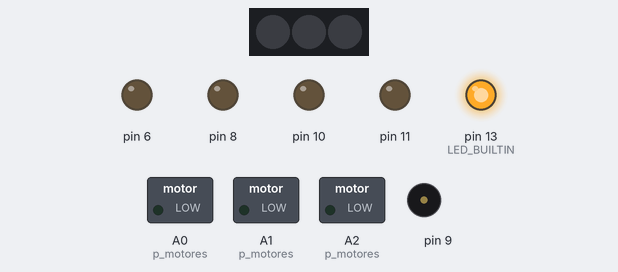
The sketch below on a simulated Arduino Uno, built with avr-gcc and run on an emulated ATmega328P. Shown: 3 RGB LEDs in strip order, left to right, switched loads named in the sketch (green lamp = pin HIGH), output pins drawn as LEDs (lit = HIGH), buzzer (waves = sounding). Random numbers use the default seed unless the sketch sets one.

Above: at 0.1 s.
At 10.3 s:
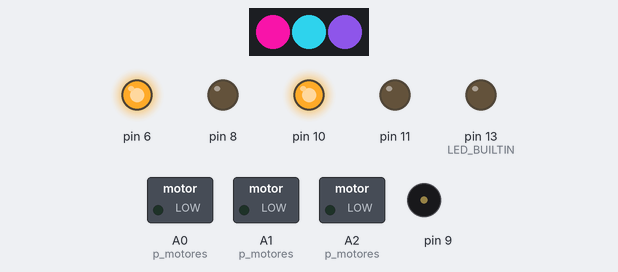
At 11.2 s:
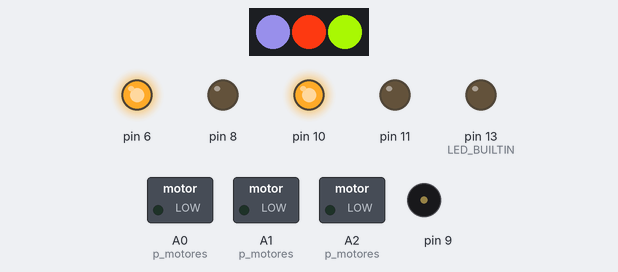
At 12.1 s:
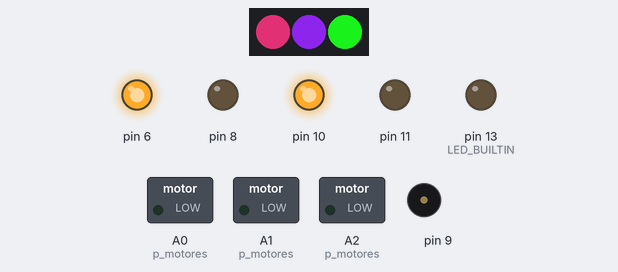
At 13.0 s:
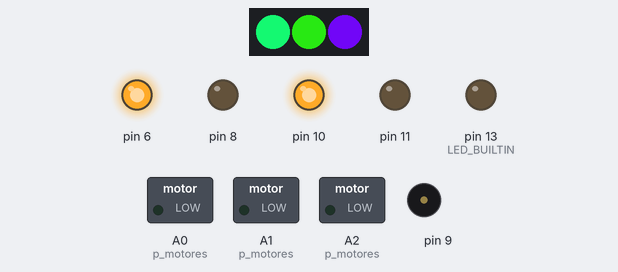
At 13.9 s:
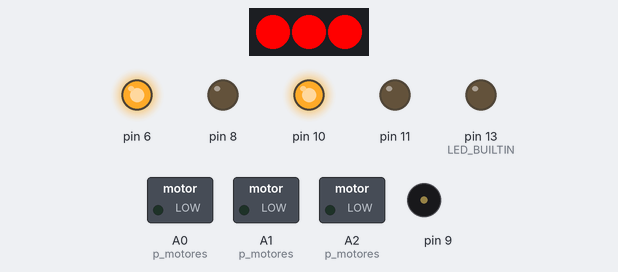
Timing chart, 0 to 15.4 s (numbered marks = the images above):
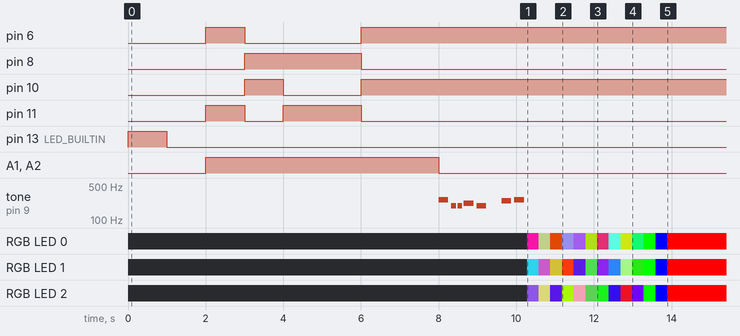

The sketch:

pruebaBotMX.ino
```cpp
#include <Adafruit_NeoPixel.h>

#define LED_PIN 7
#define LED_COUNT 3

Adafruit_NeoPixel strip(LED_COUNT, LED_PIN, NEO_GRB + NEO_KHZ800);

int r,g,b;

#include "pitches.h"

int melody[] = {
  NOTE_C4, NOTE_G3, NOTE_G3, NOTE_A3, NOTE_G3, 0, NOTE_B3, NOTE_C4
};

// note durations: 4 = quarter note, 8 = eighth note, etc.:
int noteDurations[] = {
  4, 8, 8, 4, 4, 4, 4, 4
};

void setup() {
  pinMode(LED_BUILTIN, OUTPUT);
  strip.begin();
  strip.show();
  inicio();
  p_motores();
  //
  p_bocina();
  //
  p_NeoPixel();

}

void loop() {
  //Nacha
}

void inicio(){
  digitalWrite(LED_BUILTIN, HIGH);   // turn the LED on (HIGH is the voltage level)
  delay(1000);                       // wait for a second
  digitalWrite(LED_BUILTIN, LOW);    // turn the LED off by making the voltage LOW
  delay(1000);
 }

void p_motores(){
  pinMode(A0,OUTPUT);
  pinMode(A1,OUTPUT);
  pinMode(A2,OUTPUT);

  digitalWrite(A1,HIGH);
  digitalWrite(A2,HIGH);
  analogWrite(6,255);
  analogWrite(8,0);
  analogWrite(10,0);
  analogWrite(11,255);
  delay(1000);
  //
  digitalWrite(A1,HIGH);
  digitalWrite(A2,HIGH);
  analogWrite(6,0);
  analogWrite(8,255);
  analogWrite(10,255);
  analogWrite(11,0);
  delay(1000);
  //
  digitalWrite(A1,HIGH);
  digitalWrite(A2,HIGH);
  analogWrite(6,0);
  analogWrite(8,255);
  analogWrite(10,0);
  analogWrite(11,255);
  delay(2000);
  //
  digitalWrite(A1,HIGH);
  digitalWrite(A2,HIGH);
  analogWrite(6,255);
  analogWrite(8,0);
  analogWrite(10,255);
  analogWrite(11,0);
  delay(2000);
  //
  digitalWrite(A1,LOW);
  digitalWrite(A2,LOW);
}

void p_NeoPixel(){
  for(int i=0;i<10;i++){
    r = random(0,255);
    g = random(0,255);
    b = random(0,255);
    strip.setPixelColor(0,r,g,b);
    r = random(0,255);
    g = random(0,255);
    b = random(0,255);
    strip.setPixelColor(1,r,g,b);
    r = random(0,255);
    g = random(0,255);
    b = random(0,255);
    strip.setPixelColor(2,r,g,b);
    strip.show();
    delay(300);
  }
  strip.setPixelColor(0,0,255,0);
  strip.setPixelColor(1,0,255,0);
  strip.setPixelColor(2,0,255,0);
  strip.show();
  delay(300);
  strip.setPixelColor(0,0,0,255);
  strip.setPixelColor(1,0,0,255);
  strip.setPixelColor(2,0,0,255);
  strip.show();
  delay(300);
  strip.setPixelColor(0,255,0,0);
  strip.setPixelColor(1,255,0,0);
  strip.setPixelColor(2,255,0,0);
  strip.show();
  delay(300);
}

void p_bocina(){
  for (int thisNote = 0; thisNote < 8; thisNote++) {
    int noteDuration = 1000 / noteDurations[thisNote];
    tone(9, melody[thisNote], noteDuration);
    int pauseBetweenNotes = noteDuration * 1.30;
    delay(pauseBetweenNotes);
    noTone(9);
  }
}
```

pitches.h
```cpp
/*************************************************
 * Public Constants
 *************************************************/

#define NOTE_B0  31
#define NOTE_C1  33
#define NOTE_CS1 35
#define NOTE_D1  37
#define NOTE_DS1 39
#define NOTE_E1  41
#define NOTE_F1  44
#define NOTE_FS1 46
#define NOTE_G1  49
#define NOTE_GS1 52
#define NOTE_A1  55
#define NOTE_AS1 58
#define NOTE_B1  62
#define NOTE_C2  65
#define NOTE_CS2 69
#define NOTE_D2  73
#define NOTE_DS2 78
#define NOTE_E2  82
#define NOTE_F2  87
#define NOTE_FS2 93
#define NOTE_G2  98
#define NOTE_GS2 104
#define NOTE_A2  110
#define NOTE_AS2 117
#define NOTE_B2  123
#define NOTE_C3  131
#define NOTE_CS3 139
#define NOTE_D3  147
#define NOTE_DS3 156
#define NOTE_E3  165
#define NOTE_F3  175
#define NOTE_FS3 185
#define NOTE_G3  196
#define NOTE_GS3 208
#define NOTE_A3  220
#define NOTE_AS3 233
#define NOTE_B3  247
#define NOTE_C4  262
#define NOTE_CS4 277
#define NOTE_D4  294
#define NOTE_DS4 311
#define NOTE_E4  330
#define NOTE_F4  349
#define NOTE_FS4 370
#define NOTE_G4  392
#define NOTE_GS4 415
#define NOTE_A4  440
#define NOTE_AS4 466
#define NOTE_B4  494
#define NOTE_C5  523
#define NOTE_CS5 554
#define NOTE_D5  587
#define NOTE_DS5 622
#define NOTE_E5  659
#define NOTE_F5  698
#define NOTE_FS5 740
#define NOTE_G5  784
#define NOTE_GS5 831
#define NOTE_A5  880
#define NOTE_AS5 932
#define NOTE_B5  988
#define NOTE_C6  1047
#define NOTE_CS6 1109
#define NOTE_D6  1175
#define NOTE_DS6 1245
#define NOTE_E6  1319
#define NOTE_F6  1397
#define NOTE_FS6 1480
#define NOTE_G6  1568
#define NOTE_GS6 1661
#define NOTE_A6  1760
#define NOTE_AS6 1865
#define NOTE_B6  1976
#define NOTE_C7  2093
#define NOTE_CS7 2217
#define NOTE_D7  2349
#define NOTE_DS7 2489
#define NOTE_E7  2637
#define NOTE_F7  2794
#define NOTE_FS7 2960
#define NOTE_G7  3136
#define NOTE_GS7 3322
#define NOTE_A7  3520
#define NOTE_AS7 3729
#define NOTE_B7  3951
#define NOTE_C8  4186
#define NOTE_CS8 4435
#define NOTE_D8  4699
#define NOTE_DS8 4978
```
